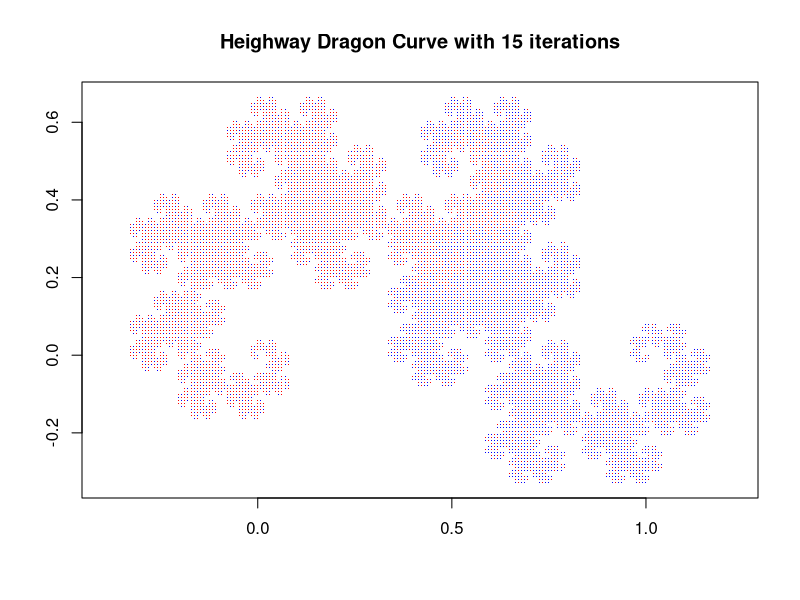

This figure's R source:

##########################################
# 
# Twin dragon Fractal
# a.k.a. Heighway Dragon Curve with n iterations
# a.k.a. David Knuth dragon
#
# Series:
# Little Useless-useful R functions #51
# Created: June 29, 2024
# Author: Tomaz Kastrun
# Blog: tomaztsql.wordpress.com
# V.1.0

# Changelog: 
#        - 
###########################################


# Function to generate points using IFS
generate_dragon_curve <- function(iterations) {
  # Initial point
  points <- complex(real = 0, imaginary = 0)
  colors <- c() # Vector to store colors

  # two iterated functions; each for own direction
  f1 <- function(z) {      (1 + 1i) * z / 2 }
  f2 <- function(z) {  1 - (1 - 1i) * z / 2 }
  
    
  # iterate to generate points
  for (i in 1:iterations) {
    new_points <- vector("complex", length = length(points) * 2)
    new_colors <- vector("character", length = length(points) * 2)
    for (j in 1:length(points)) {
      new_points[2 * j - 1] <- f1(points[j])
      new_colors[2 * j - 1] <- ifelse(i %% 2 == 1, "blue", "red") # Alternating colors
      new_points[2 * j] <- f2(points[j])
      new_colors[2 * j] <- ifelse(i %% 2 == 1, "red", "blue") # Alternating colors
    }
    points <- new_points
    colors <- c(colors, new_colors)
  }
  
  return(list(points = points, colors = colors))
}


# Plot the Dragon Curve
plot_dragon_curve <- function(iterations) {
  result <- generate_dragon_curve(iterations)
  points <- result$points
  colors <- result$colors
  plot(Re(points), Im(points), type = "p", pch = ".", col = colors, asp = 1,
       xlab = "", ylab = "", main = paste("Heighway Dragon Curve with", iterations, "iterations"))
}


plot_dragon_curve(15)

